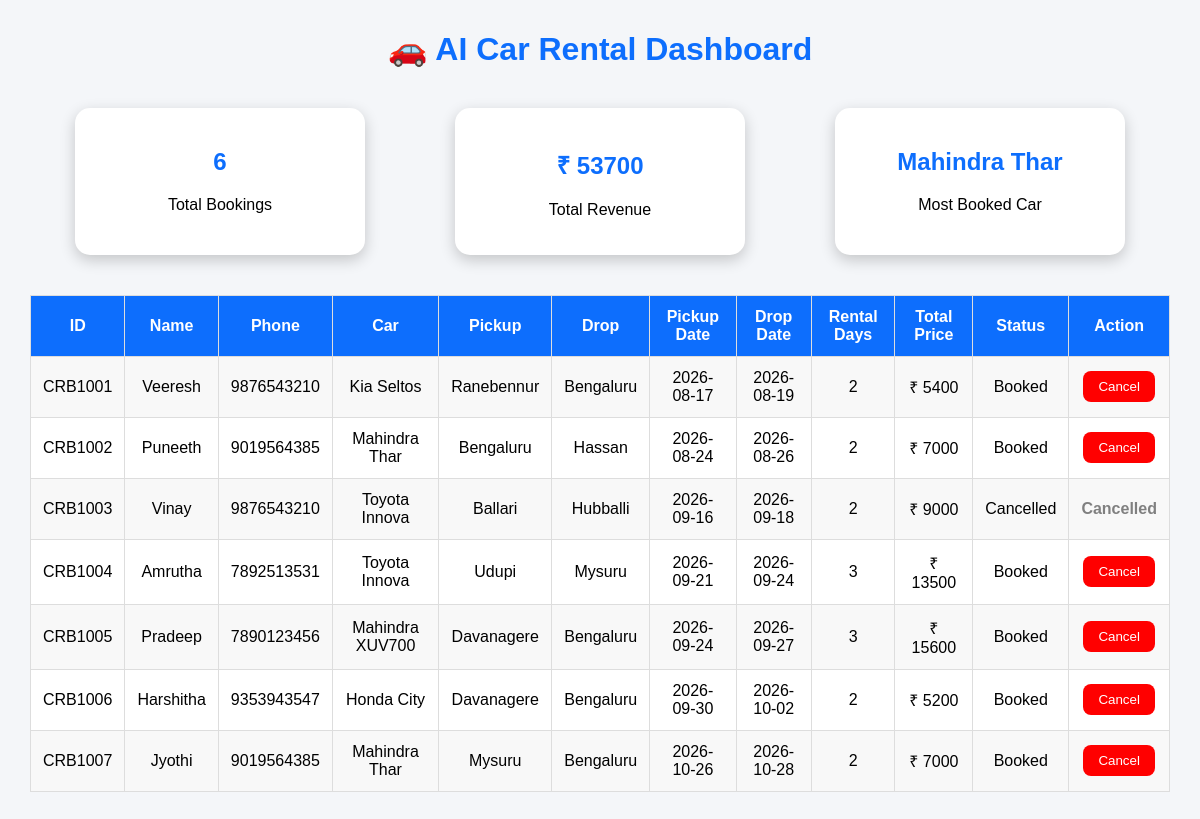
The page /admin on the database its author committed.
### tables this page shows
CREATE TABLE bookings (

    id INTEGER PRIMARY KEY AUTOINCREMENT,

    booking_id TEXT,

    name TEXT,

    phone TEXT,

    car TEXT,

    pickup TEXT,

    drop_location TEXT,

    pickup_date TEXT,

    drop_date TEXT,

    pickup_time TEXT,

    drop_time TEXT,

    rental_days INTEGER,

    total_price INTEGER,

    status TEXT

);

### app.py (the view)
@app.route("/admin")
def admin():
    conn = sqlite3.connect("car_rental.db")
    cursor = conn.cursor()
    cursor.execute("""
        SELECT
            booking_id,
            name,
            phone,
            car,
            pickup,
            drop_location,
            pickup_date,
            drop_date,
            rental_days,
            total_price,
            status
        FROM bookings
    """)
    bookings = cursor.fetchall()
    cursor.execute("""
        SELECT COUNT(*)
        FROM bookings
        WHERE status = 'Booked'
    """)
    total_bookings = cursor.fetchone()[0]
    cursor.execute("""
        SELECT SUM(total_price)
        FROM bookings
        WHERE status = 'Booked'
    """)
    revenue = cursor.fetchone()[0]
    if revenue is None:
        revenue = 0
    cursor.execute("""
        SELECT car, COUNT(car)
        FROM bookings
        WHERE status = 'Booked'
        GROUP BY car
        ORDER BY COUNT(car) DESC
        LIMIT 1
    """)
    car = cursor.fetchone()
    if car:
        most_booked_car = car[0]
    else:
        most_booked_car = "No Booking"
    conn.close()
    return render_template(
        "admin.html",
        bookings=bookings,
        total_bookings=total_bookings,
        revenue=revenue,
        most_booked_car=most_booked_car
    )

### templates/admin.html (shortened to what this page needs)
<!DOCTYPE html>
<html>
<head>
</head>
<body>
<h1>🚗 AI Car Rental Dashboard</h1>
<div class="cards">
    <div class="card">
        <h2>{{ total_bookings }}</h2>
        <p>Total Bookings</p>
    </div>
    <div class="card">
        <h2>₹ {{ revenue }}</h2>
        <p>Total Revenue</p>
    </div>
    <div class="card">
        <h2>{{ most_booked_car }}</h2>
        <p>Most Booked Car</p>
    </div>
</div>
<table>
<tr>
<th>ID</th>
<th>Name</th>
<th>Phone</th>
<th>Car</th>
<th>Pickup</th>
<th>Drop</th>
<th>Pickup Date</th>
<th>Drop Date</th>
<th>Rental Days</th>
<th>Total Price</th>
<th>Status</th>
<th>Action</th>
</tr>
{% for booking in bookings %}
<tr>
<td>{{ booking[0] }}</td>
<td>{{ booking[1] }}</td>
<td>{{ booking[2] }}</td>
<td>{{ booking[3] }}</td>
<td>{{ booking[4] }}</td>
<td>{{ booking[5] }}</td>
<td>{{ booking[6] }}</td>
<td>{{ booking[7] }}</td>
<td>{{ booking[8] }}</td>
<td>₹ {{ booking[9] }}</td>
<td>{{ booking[10] }}</td>
<td>
{% if booking[10] == "Booked" %}
<form action="/cancel_booking" method="POST">
<button type="submit">
    Cancel
</button>
</form>
{% else %}
<span style="color:gray; font-weight:bold;">
    Cancelled
</span>
{% endif %}
</td>
</tr>
{% endfor %}
</table>
</body>
</html>

### templates/admin.html (style rules this page uses)
body { font-family:Arial; background:#f4f6f9; margin:30px; }
h1 { text-align:center; color:#0d6efd; }
.cards { display:flex; justify-content:space-around; margin:30px 0; flex-wrap:wrap; }
.card { background:white; width:250px; padding:20px; border-radius:15px; text-align:center; box-shadow:0 5px 15px rgba(0,0,0,.2); margin:10px; }
.card h2 { color:#0d6efd; }
table { width:100%; border-collapse:collapse; background:white; }
th,td { border:1px solid #ddd; padding:12px; text-align:center; }
th { background:#0d6efd; color:white; }
tr:nth-child(even) { background:#f8f8f8; }
button { background:red; color:white; border:none; padding:8px 15px; border-radius:8px; cursor:pointer; }

### rows shown on the page
bookings: booking "CRB1001", name "Veeresh", phone "9876543210", car "Kia Seltos", pickup "Ranebennur", drop_location "Bengaluru", pickup_date "2026-08-17", drop_date "2026-08-19", rental_days "2", total_price "5400", status "Booked"
bookings: booking "CRB1002", name "Puneeth", phone "9019564385", car "Mahindra Thar", pickup "Bengaluru", drop_location "Hassan", pickup_date "2026-08-24", drop_date "2026-08-26", rental_days "2", total_price "7000", status "Booked"
bookings: booking "CRB1003", name "Vinay", phone "9876543210", car "Toyota Innova", pickup "Ballari", drop_location "Hubballi", pickup_date "2026-09-16", drop_date "2026-09-18", rental_days "2", total_price "9000", status "Cancelled"
bookings: booking "CRB1004", name "Amrutha", phone "7892513531", car "Toyota Innova", pickup "Udupi", drop_location "Mysuru", pickup_date "2026-09-21", drop_date "2026-09-24", rental_days "3", total_price "13500", status "Booked"
bookings: booking "CRB1005", name "Pradeep", phone "7890123456", car "Mahindra XUV700", pickup "Davanagere", drop_location "Bengaluru", pickup_date "2026-09-24", drop_date "2026-09-27", rental_days "3", total_price "15600", status "Booked"
bookings: booking "CRB1006", name "Harshitha", phone "9353943547", car "Honda City", pickup "Davanagere", drop_location "Bengaluru", pickup_date "2026-09-30", drop_date "2026-10-02", rental_days "2", total_price "5200", status "Booked"
bookings: booking "CRB1007", name "Jyothi", phone "9019564385", car "Mahindra Thar", pickup "Mysuru", drop_location "Bengaluru", pickup_date "2026-10-26", drop_date "2026-10-28", rental_days "2", total_price "7000", status "Booked"

### other values the page prints
{{ total_bookings }} "6"
{{ revenue }} "53700"
{{ most_booked_car }} "Mahindra Thar"
